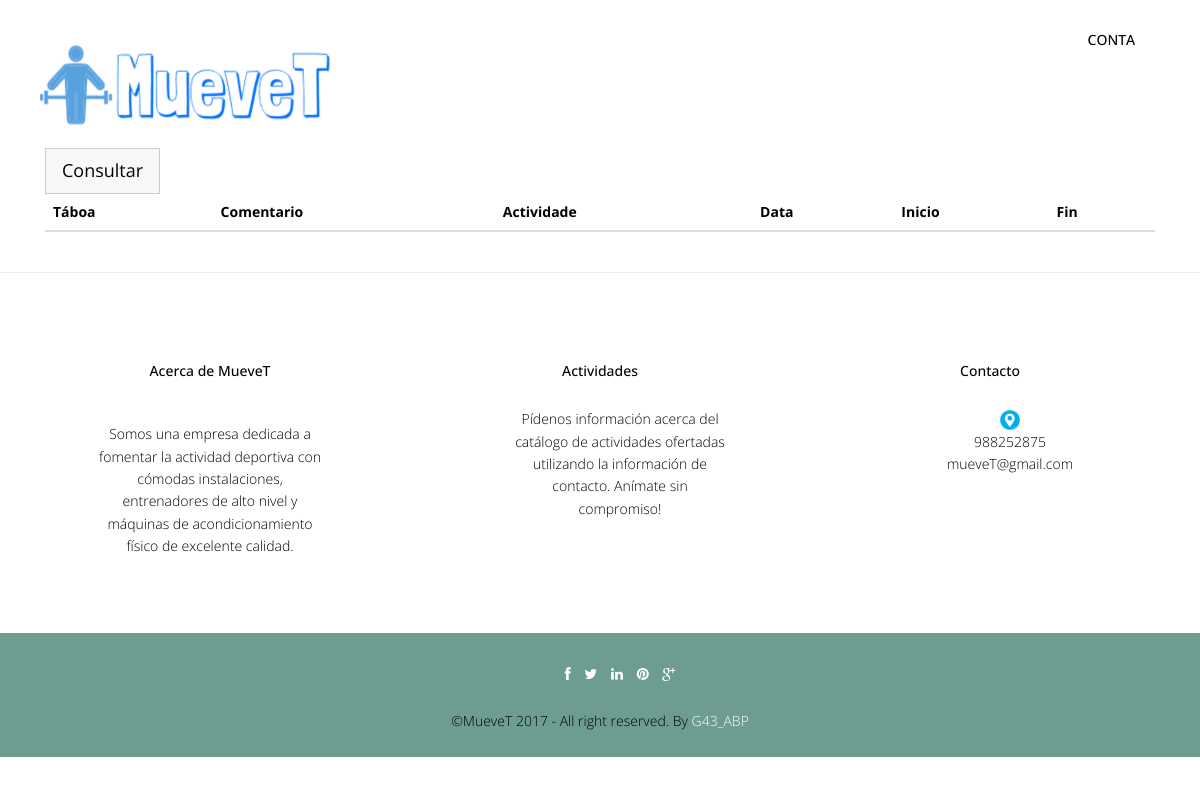
Before: /abp/Controllers/SESION_Controller.php (signed in) with the older database file.
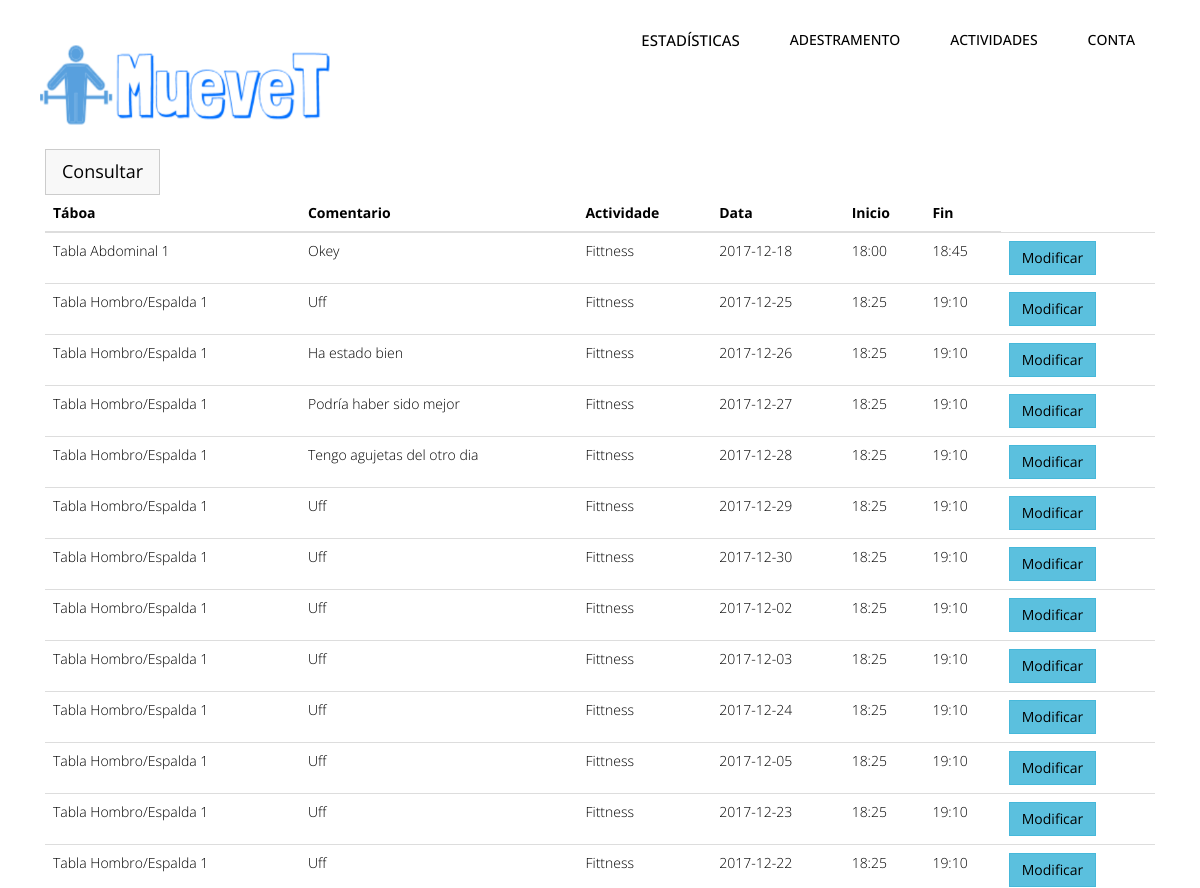
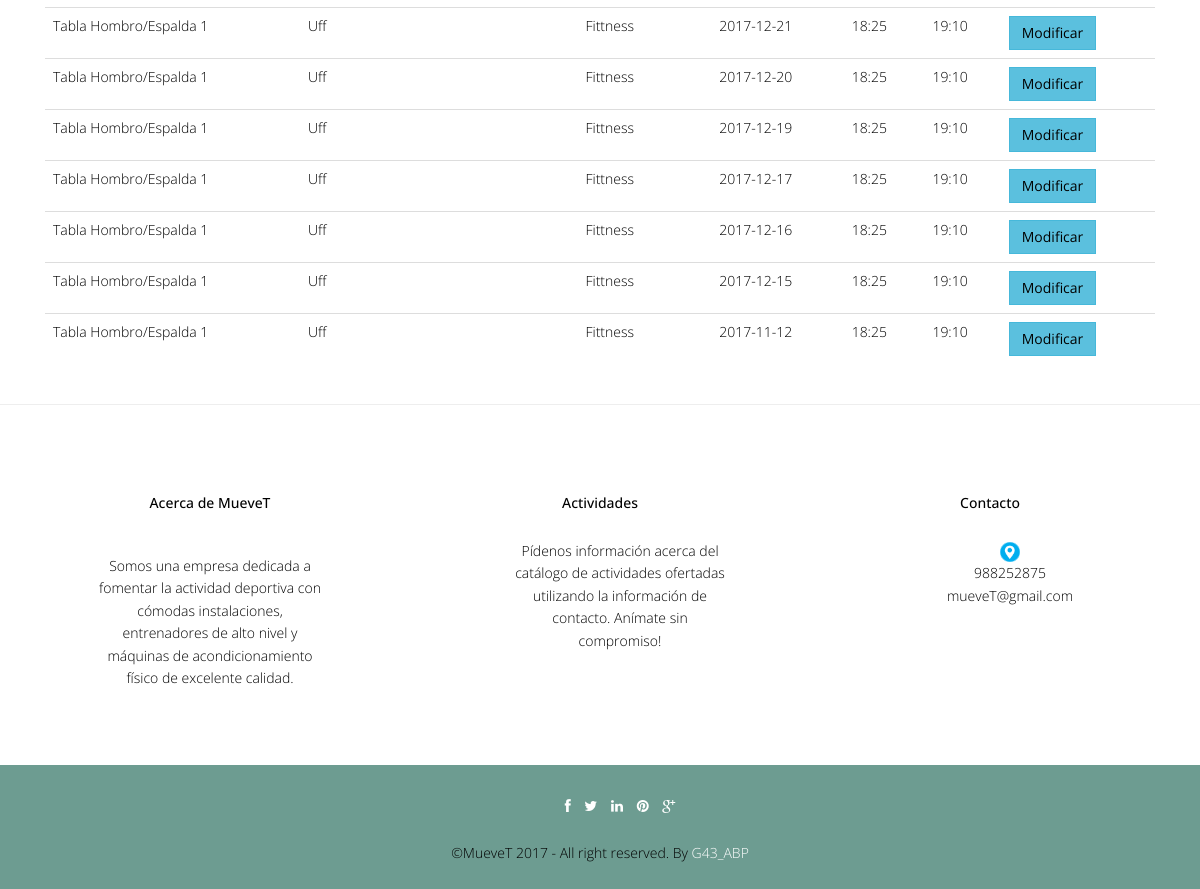
After: the same page with the newer database file (2 pictures, top to bottom).
### tables this page shows
CREATE TABLE IF NOT EXISTS `sesion` (
  `idSesion` int(10) NOT NULL,
  `username` varchar(20) NOT NULL,
  `idTabla` int(10) NOT NULL,
  `fechaSesion` date NOT NULL,
  `horaInicio` varchar(5) NOT NULL,
  `horaFin` varchar(5) NOT NULL,
  `comentarioSesion` text,
  `idActividadIndividual` int(10) NOT NULL
);

### abp/Controllers/SESION_Controller.php (called while the page is built, shortened)
<?php
include '../Models/SESION_Model.php';
include '../Views/header.php';
Switch ($_REQUEST['accion']) {
    default:
        if (!tienePermisos('SESION_Listar')) {
            new Mensaje('No tienes los permisos necesarios', '../Views/DEFAULT_Vista.php');
        } else {
            $sesion = new SESION_Model($_SESSION['login'], '', '', '', '', '', '', '');
            $datos = $sesion->Listar();
            new SESION_Listar($datos, 'SESION_Controller.php');
        }
}
?>

### abp/Models/SESION_Model.php (called while the page is built, shortened)
<?php
include '../Functions/LibraryFunctions.php';
class SESION_Model {
    var $mysqli;
    function __construct($userName, $idSesion, $idTabla, $comentarioSesion, $idActividadIndividual, $fecha, $horaInicio, $horaFin) {
        $this->userName = $userName;
    }
    function ConectarBD() {
        $this->mysqli = new mysqli("localhost", "root", "", "muevet");
    }
    function Listar() {
        $sql = "SELECT idSesion, idTabla, comentarioSesion, idActividadIndividual,fechaSesion, horaInicio, horaFin FROM SESION WHERE username ='" . $this->userName . "'";
        if (!($resultado = $this->mysqli->query($sql))) {
            return 'Error en la consulta sobre la base de datos.';
        } else {
            $toret = array();
            $i = 0;
            while ($fila = $resultado->fetch_array()) {
                $toret[$i] = $fila;
                $i++;
            }
            for ($i = 0; $i < count($toret); $i++) {
                $toret[$i]['idTabla'] = $this->ConsultarNombreTabla($toret[$i]['idTabla']);
                $toret[$i]['idActividadIndividual'] = $this->ConsultarNombreActividadIndividual($toret[$i]['idActividadIndividual']);
            }
            return $toret;
        }
    }
    function ConsultarNombreTabla($id) {
        $sql = "SELECT nombreTabla FROM TABLA WHERE idTabla='" . $id . "'";
        if (!($resultado = $this->mysqli->query($sql))) {
            return 'Error en la consulta sobre la base de datos.';
        } else {
            $result = $resultado->fetch_array();
            return $result['nombreTabla'];
        }
    }
    function ConsultarNombreActividadIndividual($id) {
        $sql = "SELECT nombreActividadIndividual FROM ACTIVIDADINDIVIDUAL WHERE idActividadIndividual='" . $id . "'";
        if (!($resultado = $this->mysqli->query($sql))) {
            return 'Error en la consulta sobre la base de datos.';
        } else {
            $result = $resultado->fetch_array();
            return $result['nombreActividadIndividual'];
        }
    }
}
?>

### abp/Views/SESSION_SHOWALL_Vista.php (the view, shortened to what this page needs)
<?php
class SESION_Listar {
    private $datos;
    function __construct($datos, $volver) {
        $this->datos = $datos;
        $this->render();
    }
    function render() {
        ?> <script type="text/javascript" src="../js/<?php echo $_SESSION['IDIOMA'] ?>_validate.js"></script>
        <?php
        $lista = array('idTabla', 'comentarioSesion', 'idActividadIndividual', 'fechaSesion', 'horaInicio', 'horaFin');
        ?>
        <br><br>
        <div class="container">
            <div class="col-lg-12">
                <button type="button" class="btn btn-default btn-lg"><a href='SESION_Controller.php?accion=<?php echo $strings['Consultar']; ?>'><?php echo $strings['Consultar'] ?></a></button>
                <table class="table">
                    <thead class="thead-dark">
                        <tr>
                            <?php
                            foreach ($lista as $titulo) {
                                echo "<th>";
                                echo $strings[$titulo];
                                echo "</th>";
                            }
                            echo "</tr>";
                            echo "</thead>";
                            echo "<tbody>";
                            for ($j = 0; $j < count($this->datos); $j++) {
                                echo "<tr>";
                                foreach ($this->datos [$j] as $clave => $valor) {
                                    for ($i = 0; $i < count($lista); $i++) {
                                        if ($clave === $lista[$i]) {
                                            echo "<td>";
                                            echo $valor;
                                            echo "</td>";
                                        }
                                    }
                                }
                                ?>
                                <td><button type="button" class="btn btn-info"><a href='SESION_Controller.php?idSesion=<?php echo $this->datos[$j]['idSesion'] . '&accion=' . $strings['Modificar']; ?>'><?php echo $strings['Modificar']; ?></a></button></td>
            <?php
        }
        ?>
             </table>
                </div>
            </div>
        <?php
        include '../Views/footer.php';
    }
}
?>

### abp/Views/header.php (shortened to what this page needs)
<!DOCTYPE html>
<html lang="en">
    <head>
        <link href="../css/bootstrap.min.css" rel="stylesheet">
        <link href="../css/responsive-slider.css" rel="stylesheet">
        <link rel="stylesheet" href="../css/animate.css">
        <link rel="stylesheet" href="../css/font-awesome.min.css">
        <link href="../css/style.css" rel="stylesheet">
    </head>
    <body>
        <header>
            <div class="container">
                <div class="row">
                    <nav class="navbar navbar-default" role="navigation">
                        <div class="container-fluid">
                            <div class="navbar-header">
                                <div class="navbar-brand">
                                    <br><a href="../index.php"><img src="../img/logo.png" width="290" height="80"></a>
                                </div>
                            </div>
                            <div class="menu">
                                <ul class="nav nav-tabs" role="tablist">
                                    <?php
                                    showNavbar();
                                    ?>
                                </ul>
                            </div>
                        </div>
                    </nav>
                </div>
            </div>
        </header>

### abp/Functions/LibraryFunctions.php (shortened to what this page needs)
<?php
function ConsultarTipoUsuarioLogin() {
    $mysqli = new mysqli("localhost", "root", "", "muevet");
    $sql = "SELECT tipoUsuario FROM USUARIO WHERE USUARIO.userName='" . $_SESSION['login'] . "'";
    $result = $mysqli->query($sql)->fetch_array();
    return $result['tipoUsuario'];
}
function añadirFuncionalidades($NOM) {
    $mysqli = new mysqli("localhost", "root", "", "muevet");
    $rol = "SELECT tipoUsuario FROM USUARIO  WHERE userName='" . $NOM['login'] . "'";
    $sql = "SELECT DISTINCT categoriaFuncionalidad FROM FUNCIONALIDAD, FUNCIONALIDAD_ROL WHERE FUNCIONALIDAD_ROL.idFuncionalidad = FUNCIONALIDAD.idFuncionalidad AND FUNCIONALIDAD_ROL.idRol=(" . $rol . ")";
    if (!($resultado = $mysqli->query($sql))) {
        echo 'Error en la consulta sobre la base de datos';
    } else {
        while ($fila = $resultado->fetch_array()) {
            $funcionalidad = $fila['categoriaFuncionalidad'];
            switch ($funcionalidad) {
                case "Gestion Entrenadores":
                    if (ConsultarTipoUsuarioLogin() == 1) {
                        ?>
                        <li class="nav-item dropdown">
                            <a class="nav-link dropdown-toggle" href="" id="navbarDropdownMenuLink" data-toggle="dropdown" aria-haspopup="true" aria-expanded="false" ><?php echo $strings['Gestión de Usuarios'] ?> </a>
                            <div class="dropdown-menu" aria-labelledby="navbarDropdownMenuLink">
                                    <a class = "dropdown-item" href = "../Controllers/ENTRENADOR_Controller.php?user=entrenador"><?php echo $strings['Gestión de Entrenadores']; ?></a><br>
                                    <a class="dropdown-item" href="../Controllers/DEPORTISTA_Controller.php?user=deportista"><?php echo $strings['Gestión de Deportistas']; ?></a><br>
                                    <a class="dropdown-item" href="../Controllers/USUARIO_Controller.php"><?php echo $strings['Gestión de Usuarios']; ?></a><br>
                            </div>
                        </li>
                        <?php
                    } else if (ConsultarTipoUsuarioLogin() == 2) { ?>
                        <li><a style="font-size:15px;" href='../Controllers/DEPORTISTA_Controller.php?user=deportista'><?php echo $strings['Gestión de Deportistas']; ?></a></li> <?php
                    }
                    break;
                case "Gestion Actividad Grupal":
                    ?>
                    <li class="nav-item dropdown">
                        <a class="nav-link dropdown-toggle" href="" id="navbarDropdownMenuLink" data-toggle="dropdown" aria-haspopup="true" aria-expanded="false"><?php echo $strings['Gestión de Actividades'] ?> </a>
                    </li>
                    <?php
                    break;
                case "Gestion Instalacion":
                    if (ConsultarTipoUsuarioLogin() == 1) {
                        ?>
                        <li><a style="font-size:15px;" href='../Controllers/INSTALACION_Controller.php'><?php echo $strings['Gestión de Instalaciones']; ?></a></li> <?php
                    }
                    break;
                case "Gestion Ejercicios":
                    ?>
                    <li class="nav-item dropdown">
                        <a class="nav-link dropdown-toggle" href="" id="navbarDropdownMenuLink" data-toggle="dropdown" aria-haspopup="true" aria-expanded="false" ><?php echo $strings['Entrenamiento'] ?> </a>
                    </li>
                    <?php
                    break;
                     case "Gestion Estadisticas":
                    if (ConsultarTipoUsuarioLogin() == 3) {
                        ?>
                        <li><a style="font-size:15px;" href='../Controllers/ESTADISTICAS_Controller.php?userName=<?php echo $_SESSION['login']?>'> <?php echo $strings['Gestión de Estadisticas']; ?></a></li> <?php
                    }
                    break;
                    ?><li><a style="font-size:15px;" href="../Controllers/INSCRIPCION_Controller.php?act=grupal"><?php echo $strings['Gestión de Inscripciones']; ?></a></li> <?php
                default:
                    break;
            }
        }
    }
}
function showNavbar() {
    if (!isset($_SESSION)) {
        echo '<br><br><li role="presentation" class="active"><a href="../Functions/Conectar.php" class="m1">Iniciar Sesion</a></li>';
    } else {
        añadirFuncionalidades($_SESSION);
        ?>
        <li class="nav-item dropdown">
            <a class="nav-link dropdown-toggle" href="" id="navbarDropdownMenuLink" data-toggle="dropdown" aria-haspopup="true" aria-expanded="false">
        <?php echo $strings['Cuenta'] ?>
            </a>
        </li>
        <?php
    }
}
?>

### abp/Views/footer.php (shortened to what this page needs)
<hr>
	<footer>
		<div class="container">
			<div class="row">
				<div class="col-lg-4">
					<div class="widget">
						<h5 class="widgetheading">Acerca de MueveT</h5>
						<p>Somos una empresa dedicada a fomentar la actividad deportiva con cómodas instalaciones, entrenadores de alto nivel y máquinas de acondicionamiento físico de excelente calidad.</p>
					</div>
				</div>
				<div class="col-lg-4">
					<div class="widget">
						<h5 class="widgetheading">Actividades</h5>
						<ul class="link-list">
							<li><a href="#">Pídenos información acerca del catálogo de actividades ofertadas utilizando la información de contacto. Anímate sin compromiso!</a></li>
						</ul>
					</div>
				</div>
				<div class="col-lg-4">
					<div class="widget">
						<h5 class="widgetheading">Contacto</h5>
						<ul class="link-list">
                                                    <li><a target="_blank" href="https://www.google.es/maps/place/ESEI+-+Escola+Superior+de+Enxe%C3%B1er%C3%ADa+Inform%C3%A1tica/@42.3449233,-7.8554787,15z/data=!4m2!3m1!1s0x0:0xbb2380c0a6827554?sa=X&ved=0ahUKEwiKoO6ZjtLXAhUGXBQKHfQGBFYQ_BIIjQEwCw"><img src="../img/gps.png" width="20px" height="20px"></a></li>
							<li><a href="#">988252875</a></li>
							<li><a href="#">mueveT@gmail.com</a></li>
						</ul>
					</div>
				</div>
			</div>
		</div>
		<div class="sub-footer">
			<div class="container">
				<div class="row">
					<div class="col-lg-12">
						<ul class="social-network">
							<li><a href="#" data-placement="top" title="Facebook"><i class="fa fa-facebook fa-1x"></i></a></li>
							<li><a href="#" data-placement="top" title="Twitter"><i class="fa fa-twitter fa-1x"></i></a></li>
							<li><a href="#" data-placement="top" title="Linkedin"><i class="fa fa-linkedin fa-1x"></i></a></li>
							<li><a href="#" data-placement="top" title="Pinterest"><i class="fa fa-pinterest fa-1x"></i></a></li>
							<li><a href="#" data-placement="top" title="Google plus"><i class="fa fa-google-plus fa-1x"></i></a></li>
						</ul>
					</div>
					<div class="col-lg-12">
						<div class="copyright">
							<p>
								<span>&copy;MueveT 2017 - All right reserved. By </span><a href="" target="_blank">G43_ABP</a>
							</p>
						</div>
					</div>
				</div>
			</div>
		</div>
	</footer>
  </body>
</html>

### abp/css/style.css (style rules this page uses)
body { font-family:'Open Sans', Arial, sans-serif; font-size:14px; font-weight:300; line-height:1.6em; color:#000; background-color:#fff; }
hi,h2,h3,h4,h5,h6 { color:#000; line-height:1.1em; }
p { color:#000; }
.navbar-default { margin-top:-10px; background-color: #fff; border-radius:0; border:0; }
.container-fluid > .navbar-header { margin-right: 30px; margin-left: 10px; margin-top:20px; border-radius:0; }
.navbar-brand { float: left; height: 30px; padding: 15px 15px; font-size: 18px; line-height: 20px; }
.menu { font-size:14px; float:right; text-transform:uppercase; font-weight:500; }
.menu ul.nav-tabs li { color:#000; }
.nav-tabs { border-bottom: 0; }
.nav-tabs > li { float: left; margin-bottom: 0; }
.nav-tabs > li > a { margin-bottom:20px; margin-right: 20px; line-height: 1.42857143; border-bottom: 3px solid transparent; border-radius:0; color:#000; border-top:0; border-right:0; border-left:0; }
.blog h3,p { color:#000; padding:15px; }
.widget { margin-top:10px; padding:50px; text-align:center; }
.widget p,ul { margin-top:30px; }
.link-list ul,li,a { color:#000; list-style:none; }
.copyright { text-align:center; }
.copyright a { color:#fff; }
.sub-footer { background-color: #6D9C91; }
ul.social-network { list-style:none; margin-top:30px; text-align:center; }
ul.social-network li { display:inline; margin: 0 5px; color:#fff; }
ul.social-network li a { color:#fff; }

### abp/css/overwrite.css (style rules this page uses)
.btn { text-shadow: none; background-image:none; border-color: none; border-bottom-color: none; -webkit-box-shadow: none; -moz-box-shadow: none; box-shadow: none; }
.btn { outline:0; -webkit-border-radius: 0; -moz-border-radius: 0; border-radius: 0; }
.btn-lg { -webkit-border-radius: 0; -moz-border-radius: 0; border-radius: 0; }
.btn-default { color: #333333; background-color: #f8f8f8; }

Changed rows visible on the page:
added sesion: comentarioSesion "Okey", fechaSesion "2017-12-18", horaInicio "18:00", horaFin "18:45"
added sesion: comentarioSesion "Uff", fechaSesion "2017-12-25", horaInicio "18:25", horaFin "19:10"
added sesion: comentarioSesion "Ha estado bien", fechaSesion "2017-12-26", horaInicio "18:25", horaFin "19:10"
added sesion: comentarioSesion "Podría haber sido mejor", fechaSesion "2017-12-27", horaInicio "18:25", horaFin "19:10"
added sesion: comentarioSesion "Tengo agujetas del otro dia", fechaSesion "2017-12-28", horaInicio "18:25", horaFin "19:10"
added sesion: comentarioSesion "Uff", fechaSesion "2017-12-29", horaInicio "18:25", horaFin "19:10"
added sesion: comentarioSesion "Uff", fechaSesion "2017-12-30", horaInicio "18:25", horaFin "19:10"
added sesion: comentarioSesion "Uff", fechaSesion "2017-12-02", horaInicio "18:25", horaFin "19:10"
added sesion: comentarioSesion "Uff", fechaSesion "2017-12-03", horaInicio "18:25", horaFin "19:10"
added sesion: comentarioSesion "Uff", fechaSesion "2017-12-24", horaInicio "18:25", horaFin "19:10"
added sesion: comentarioSesion "Uff", fechaSesion "2017-12-05", horaInicio "18:25", horaFin "19:10"
added sesion: comentarioSesion "Uff", fechaSesion "2017-12-23", horaInicio "18:25", horaFin "19:10"
added sesion: comentarioSesion "Uff", fechaSesion "2017-12-22", horaInicio "18:25", horaFin "19:10"
added sesion: comentarioSesion "Uff", fechaSesion "2017-12-21", horaInicio "18:25", horaFin "19:10"
added sesion: comentarioSesion "Uff", fechaSesion "2017-12-20", horaInicio "18:25", horaFin "19:10"
added sesion: comentarioSesion "Uff", fechaSesion "2017-12-19", horaInicio "18:25", horaFin "19:10"
added sesion: comentarioSesion "Uff", fechaSesion "2017-12-17", horaInicio "18:25", horaFin "19:10"
added sesion: comentarioSesion "Uff", fechaSesion "2017-12-16", horaInicio "18:25", horaFin "19:10"
added sesion: comentarioSesion "Uff", fechaSesion "2017-12-15", horaInicio "18:25", horaFin "19:10"
added sesion: comentarioSesion "Uff", fechaSesion "2017-11-12", horaInicio "18:25", horaFin "19:10"
Other visible differences:
new list line: "ESTADÍSTICAS"
new list line: "ADESTRAMENTO"
new list line: "ACTIVIDADES"
new list line: "Tabla Abdominal 1 Fittness Modificar"
new list line: "Tabla Hombro/Espalda 1 Fittness Modificar"
